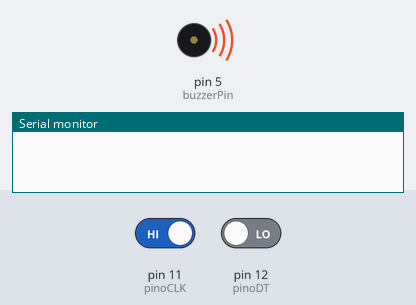
The sketch below on a simulated Arduino Uno, built with avr-gcc and run on an emulated ATmega328P. Shown: buzzer (waves = sounding), the last lines printed to the serial monitor. Inputs (shaded band) come from the test bench; at power-on: pin 11 (pinoCLK) HIGH, pin 12 (pinoDT) LOW.

Above: at 1.2 s.
1.3 s: pin 11 (pinoCLK) driven LOW
At 2.3 s:
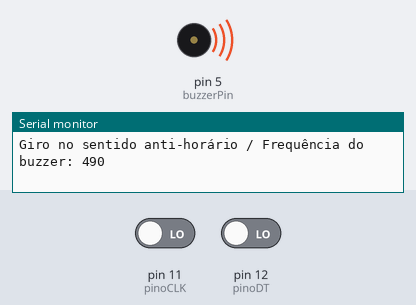
2.8 s: pin 11 (pinoCLK) driven HIGH
At 3.5 s:
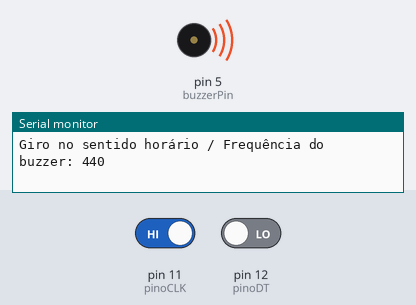
Timing chart, 0 to 5.8 s (numbered marks = the images above; inputs shaded):
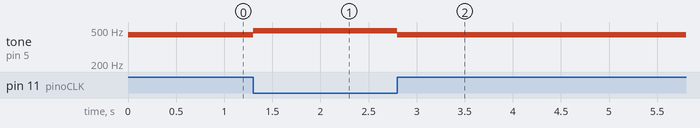

The sketch:

INTENSIDADE.ino
```cpp
// Definição dos pinos
const int pinoCLK = 11;  // PINO DIGITAL (CLK)
const int pinoDT = 12;   // PINO DIGITAL (DT)
//const int pinoSW = 5;   // PINO DIGITAL (SW)
const int buzzerPin = 5; // PINO DO BUZZER

// Variáveis de controle
int contadorFreq = 440; // FREQUÊNCIA INICIAL (em Hz)
int ultPosicao;         // ÚLTIMA LEITURA DO PINO CLK
int leituraCLK;         // LEITURA DO PINO CLK
boolean bCW;            // SENTIDO DE ROTAÇÃO (HORÁRIO / ANTI-HORÁRIO)
const int freqMin = 100; // FREQUÊNCIA MÍNIMA (em Hz)
const int freqMax = 2000; // FREQUÊNCIA MÁXIMA (em Hz)
int lastButtonState = HIGH; // ESTADO ANTERIOR DO BOTÃO

void setup() {
  Serial.begin(9600);                    // INICIALIZA A SERIAL
  pinMode(pinoCLK, INPUT);               // DEFINE O PINO CLK COMO ENTRADA
  pinMode(pinoDT, INPUT);                // DEFINE O PINO DT COMO ENTRADA
  //pinMode(pinoSW, INPUT_PULLUP);         // ATIVA O RESISTOR PULL-UP INTERNO
  pinMode(buzzerPin, OUTPUT);            // DEFINE O PINO DO BUZZER COMO SAÍDA
  ultPosicao = digitalRead(pinoCLK);     // ARMAZENA A LEITURA INICIAL DO PINO CLK
  noTone(buzzerPin);                      // Garante que o buzzer esteja desligado inicialmente
}

void loop() {
  leituraCLK = digitalRead(pinoCLK);  // LÊ O VALOR ATUAL DO PINO CLK
  tone(buzzerPin, contadorFreq);
  // Verifica se houve mudança na posição
  if (leituraCLK != ultPosicao) {
    // Determina o sentido da rotação
    if (digitalRead(pinoDT) != leituraCLK) {
      // Sentido horário
      contadorFreq = max(contadorFreq - 50, freqMin);  // DECREMENTA A FREQUÊNCIA, MANTENDO MÍNIMO EM freqMin
      bCW = true;  // SENTIDO HORÁRIO
    } else {
      // Sentido anti-horário
      contadorFreq = min(contadorFreq + 50, freqMax); // INCREMENTA A FREQUÊNCIA, MANTENDO MÁXIMO EM freqMax
      bCW = false; // SENTIDO ANTI-HORÁRIO
    }

    // Atualiza a frequência do buzzer
    tone(buzzerPin, contadorFreq);

    // Exibe informações na serial
    Serial.print("Giro no ");
    Serial.print(bCW ? "sentido horário" : "sentido anti-horário");
    Serial.print(" / Frequência do buzzer: ");
    Serial.println(contadorFreq);
  }

  // Verifica se o botão foi pressionado
  /*if (digitalRead(pinoSW) == LOW && lastButtonState == HIGH) {
    Serial.println("Botão pressionado");
    delay(200);  // INTERVALO DE 200 MILISSEGUNDOS
  }
  lastButtonState = digitalRead(pinoSW); // Atualiza o estado do botão
*/
  // Atualiza a última posição
  ultPosicao = leituraCLK;
}
```

Measured:
- after the input at 1.3 s, tone on pin 5 (buzzerPin): 440 Hz → 490 Hz at once
- after the input at 2.8 s, tone on pin 5 (buzzerPin): 490 Hz → 440 Hz at once
